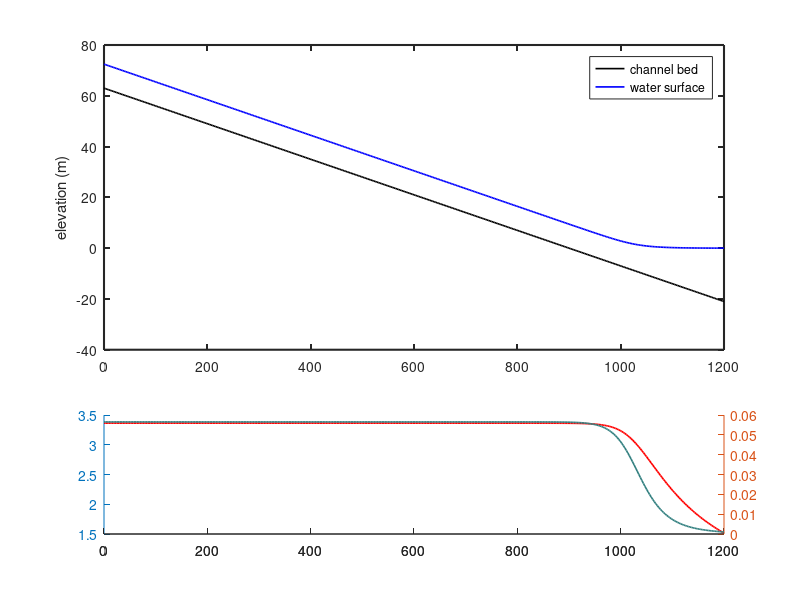

The MATLAB script that drew this image: (Note: this script raises an error after producing the figure.)
function backwater_fixed_qs
    L = 1200e3; % length of domain (m)
    nx = 400; % number of nodes (+1)
    dx = L/nx; % length of cells (m)
    x = 0:dx:L; % define x-coordinates
    
    start = 63; % pin-point to start eta from (m)
    S0 = 7e-5; % bed slope
    eta = linspace(start, start - S0*(nx*dx), nx+1); % channel bed values
    H0 = 0; % fixed base level (m)
    Cf = 0.0047; % friction coeff
    
    B0 = 1100; % channel width
    Qw = 35000; % water discharge
    qw = Qw / B0; % width averaged water discharge
    
    d50 = 300e-6; % median grain diameter;
    Beta = 0.64; % adjustment factor, Nittrouer and Viparelli, 2014
    
    [S] = get_slope(eta, nx, dx); % bed slope at each node

    [H] = get_backwater_fixed(eta, S, H0, Cf, qw, nx, dx); % flow depth
    U = Qw ./ (H .* B0); % velocity
    [qs] = get_transport(U, Cf, d50, Beta);
    
    makeplot = true; % set to false for no plotting
    if makeplot
        figure()
        subplot(3, 1, [1 2])
            cla; hold on;
            etaLine = plot(x/1000, eta, 'k-', 'LineWidth', 1.2);
            Hline = plot(x/1000, eta + H, 'b-', 'LineWidth', 1.2);
            ylabel('elevation (m)')
            legend([etaLine, Hline], {'channel bed', 'water surface'})
            box on
            set(gca, 'FontSize', 10, 'LineWidth', 1.5)
        subplot(3, 1, 3)
            cla; hold on;
            [yyAx, Uline, qsLine] = plotyy(x/1000, U,  x/1000, qs);
            set(Uline, 'Color', [1 0 0], 'LineWidth', 1.2)
            set(qsLine, 'Color', [0.2 0.5 0.5], 'LineWidth', 1.2)
            yyAx(1).YColor = [1 0 0];
            yyAx(2).YColor = [0.2 0.5 0.5];
            yyAx(2).LineWidth = 2;
            xlabel('distance downstream (km)')
            ylabel(yyAx(1), 'velocity (m/s)')
            ylabel(yyAx(2), 'transport (m^2/s)')
            legend([etaLine, Hline], {'channel bed', 'water surface'})
            box on
            set(gca, 'FontSize', 10, 'LineWidth', 1.5)
    end
    
    Us = 0.1:0.1:3; % range of U values to evaluate
    qss1 = get_transport(Us, Cf, d50, 1); % evaluate with Beta = 1
    qss2 = get_transport(Us, Cf, d50, Beta); % evaluate with Beta = 0.64
    figure()
    cla; hold on;
    Beta1 = plot(Us, qss1, 'k-', 'LineWidth', 1.2);
    Beta2 = plot(Us, qss2, 'k--', 'LineWidth', 1.2);
    xlabel('velocity (m/s)')
    ylabel('transport (m^2/s)')
    legend([Beta1, Beta2], {'\beta = 1.0', '\beta = 0.64'}, 'Location', 'NorthWest')
    box on
    set(gca, 'FontSize', 10, 'LineWidth', 1.5)
    
end

function [qs] = get_transport(U, Cf, d50, Beta)
    % return sediment transport at capacity per unit width
    % 1000 = rho = fluid density
    % 1.65 = R = submerged specific gravity
    % 9.81 = g = gravitation acceleration
    ustar = sqrt(Cf .* (U.^2));
    tau = 1000 .* (ustar.^2); 
    
    qs = Beta .* sqrt(1.65 * 9.81 * d50) * d50 * (0.05 / Cf) .* (tau ./ (1000 * 1.65 * 9.81 * d50)) .^ 2.5; 
end

function [S] = get_slope(eta, nx, dx)
    % return slope of input bed (eta)
    S = zeros(1,nx+1);
    S(1) = (eta(1) - eta(2)) / dx;
    S(2:nx) = (eta(1:nx-1) - eta(3:nx+1)) ./ (2*dx);
    S(nx + 1) = (eta(nx) - eta(nx + 1)) / dx;
end
    
function [H] = get_backwater_fixed(eta, S, H0, Cf, qw, nx, dx)
    % backwater formulated for fixed width
    H = NaN(1,nx+1); % preallocate depth 
    H(nx+1) = abs(H0 - eta(nx+1)); % water depth at downstream boundary
    for i = nx:-1:1
        % predictor step: computation of a first estimation of the water depth Hp
        Frp = get_froude(qw, H(i+1)); % calculate froude from conditions at i+1
        dHdxp = get_dHdx(S(i+1), Cf, Frp); % use desired relation for dHdx (width fixed for now)
        Hp = H(i+1) - dHdxp * dx; % solve for H prediction
        % corrector step: computation of H
        Frc = get_froude(qw, Hp); % calculate froude at i with prediction depth
        dHdxc = get_dHdx(S(i), Cf, Frc); % doaa
        % convolution of prediction and correction, central diffs
        H(i) = H(i+1) - ( (0.5) * (dHdxp + dHdxc) * dx );
    end
end

function [Fr] = get_froude(qw, H)
    g = 9.81; % gravitational acceleration constant
    Fr = ( qw^2 / (g * H^3) );
end

function [dHdx] = get_dHdx(S_loc, Cf, Fr)
    dHdx = (S_loc - Cf * (Fr^2)) / (1 - (Fr^2));
end